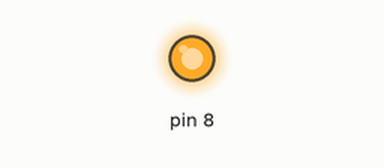
This sketch was run on a simulated Arduino Uno, built with avr-gcc and run on an emulated ATmega328P. On the bench: output pins drawn as LEDs (lit = HIGH).

Above: at 2.5 s.
At 7.5 s:
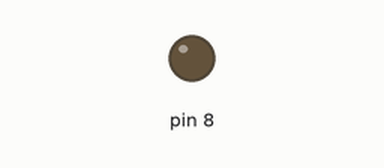
Timing chart, 0 to 13.0 s (numbered marks = the images above):
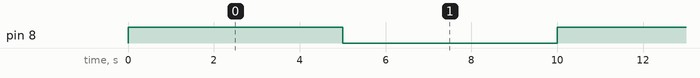

The sketch:

12vtest.ino
```cpp
#include <FastLED.h>


void setup() {
  Serial.begin(115200);
  pinMode(8,OUTPUT);
  // put your setup code here, to run once:
  FastLED.setMaxPowerInVoltsAndMilliamps(5, 1500);
}

void loop() {
  // put your main code here, to run repeatedly:
  digitalWrite(8, HIGH);
  delay(5000);
  digitalWrite(8, LOW);
  delay(5000);
}
```

Measured:
- by itself, pin 8: alternates HIGH for 5.0 s and LOW for 5.0 s
